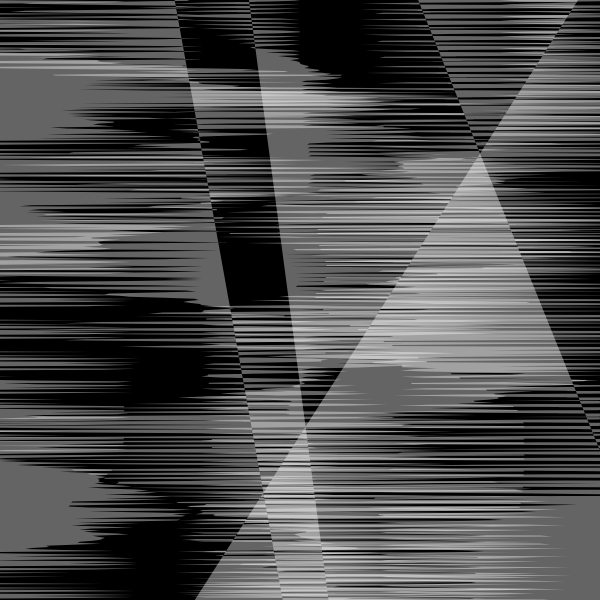
Frame 1 (no input)
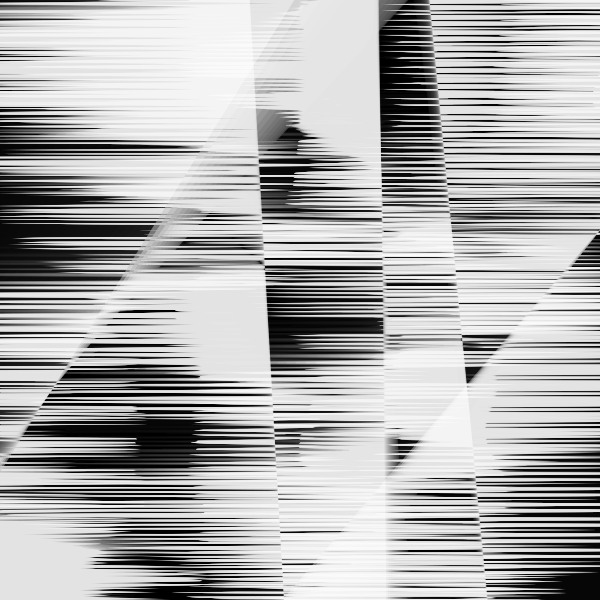
Frame 60 (no input)
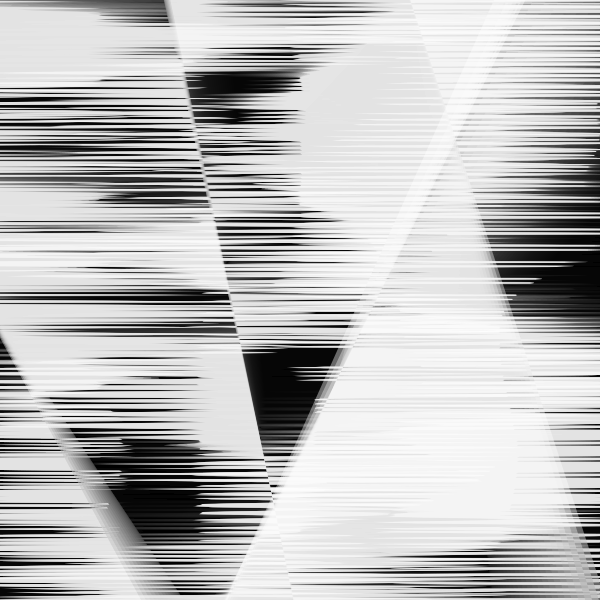
Frame 120 (the mouse pressed at the canvas centre since frame 60)

The p5.js sketch that drew these frames (run headless with seeded random() and noise() and a simulated clock; from frame 60 on, the mouse is pressed at the canvas centre):

// p5.js sketch
// ── sketch.js
//inspo from Fiona 

let moverSystems = [];
let num = 10;
let cells, cols, rows;
let offset, margin;
let cellW, cellH;
let bg;
let graphics;



function setup() {
  w = 600;
  var canvas;
    if(windowWidth>=600 && windowHeight >=600){
      canvas = createCanvas(600, 600);
    }
    else{
      canvas = createCanvas(windowWidth, windowHeight - 100);
    }

  var x = (windowWidth - width) / 2;
  var y = (windowHeight - height) / 2;

  canvas.position(x, y);
  background(0);
  noStroke();

}
var t = 0;

function draw(){
  background(0, 20)
  t+=1/500
  fill(255, 100)
  for(var x=100;x<width;x+=100){
    beginShape()
    for(var y=-40;y<height+40;y++){
      var a=noise(x,y/width,t)*10
    　var b=noise(x,y/width-t)*30
       vertex(x+sin(b)*(cos(a)-sin(x|y))*200,y+sin(a)*5)
     }endShape()
  }
}
